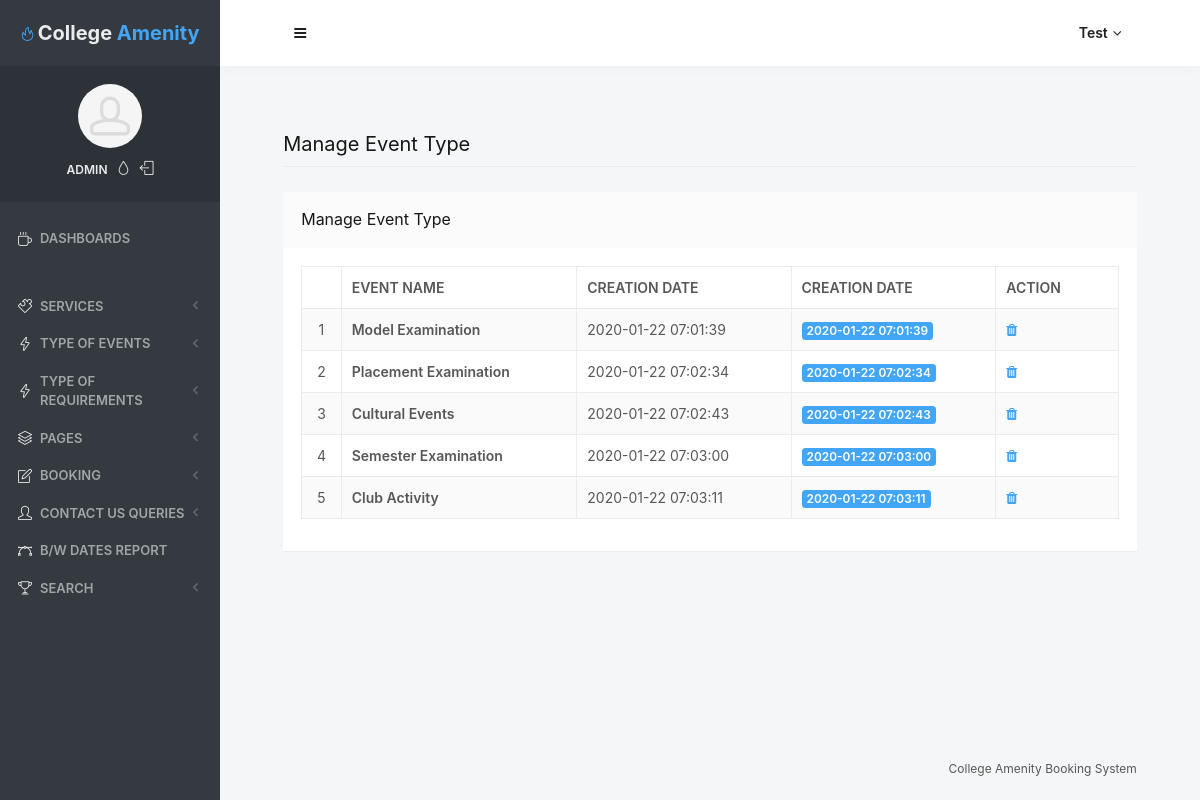
/admin/manage-event-type.php (signed in), run on the app's committed database.
### tables this page shows
CREATE TABLE IF NOT EXISTS `tbleventtype` (
  `ID` int(10) NOT NULL AUTO_INCREMENT,
  `EventType` varchar(200) DEFAULT NULL,
  `CreationDate` timestamp NULL DEFAULT CURRENT_TIMESTAMP,
  PRIMARY KEY (`ID`),
  KEY `EventType` (`EventType`)
);

### admin/manage-event-type.php (the view, shortened to what this page needs)
<?php
include('includes/dbconnection.php');
if (strlen($_SESSION['odmsaid']==0)) {
  header('location:logout.php');
  } else{
  ?>
<!doctype html>
<html lang="en" class="no-focus">
    <head>
        <link rel="stylesheet" href="assets/js/plugins/datatables/dataTables.bootstrap4.min.css">
        <link rel="stylesheet" id="css-main" href="assets/css/codebase.min.css">
    </head>
    <body>
        <div id="page-container" class="sidebar-o sidebar-inverse side-scroll page-header-fixed main-content-narrow">
           <?php include_once('includes/sidebar.php');?>
          <?php include_once('includes/header.php');?>
            <main id="main-container">
                <div class="content">
                    <h2 class="content-heading">Manage Event Type</h2>
                    <div class="block">
                        <div class="block-header block-header-default">
                            <h3 class="block-title">Manage Event Type</h3>
                        </div>
                        <div class="block-content block-content-full">
                            <table class="table table-bordered table-striped table-vcenter js-dataTable-full-pagination">
                                <thead>
                                    <tr>
                                        <th class="text-center"></th>
                                        <th>Event Name</th>
                                        <th>Creation Date</th>
                                        <th class="d-none d-sm-table-cell">Creation Date</th>
                                        <th class="d-none d-sm-table-cell" style="width: 15%;">Action</th>
                                       </tr>
                                </thead>
                                <tbody>
                                    <?php
$sql="SELECT * from tbleventtype";
$query = $dbh -> prepare($sql);
$query->execute();
$results=$query->fetchAll(PDO::FETCH_OBJ);
$cnt=1;
if($query->rowCount() > 0)
{
foreach($results as $row)
{               ?>
                                    <tr>
                                        <td class="text-center"><?php echo htmlentities($cnt);?></td>
                                        <td class="font-w600"><?php  echo htmlentities($row->EventType);?></td>
                                        <td class="d-none d-sm-table-cell"><?php  echo htmlentities($row->CreationDate);?></td>
                                        <td class="d-none d-sm-table-cell">
                                            <span class="badge badge-primary"><?php  echo htmlentities($row->CreationDate);?></span>
                                        </td>
                                         <td class="d-none d-sm-table-cell"><a href="manage-event-type.php?delid=<?php echo ($row->ID);?>" onclick="return confirm('Do you really want to Delete ?');"><i class="fa fa-trash fa-delete" aria-hidden="true"></i></a></td>
                                    </tr>
                                    <?php $cnt=$cnt+1;}} ?>
                                </tbody>
                            </table>
                        </div>
                    </div>
                </div>
            </main>
           <?php include_once('includes/footer.php');?>
        </div>
    </body>
</html>
<?php }  ?>

### admin/includes/sidebar.php (shortened to what this page needs)
     <?php
include('includes/dbconnection.php');
if (strlen($_SESSION['odmsaid']==0)) {
  header('location:logout.php');
  } else{
  ?>
   <nav id="sidebar">
                <div id="sidebar-scroll">
                    <div class="sidebar-content">
                        <div class="content-header content-header-fullrow px-15">
                            <div class="content-header-section text-center align-parent sidebar-mini-hidden">
                                <div class="content-header-item">
                                    <a class="link-effect font-w700" href="dashboard.php">
                                        <i class="si si-fire text-primary"></i>
                                        <span class="font-size-xl text-dual-primary-dark"> College </span><span class="font-size-xl text-primary">Amenity</span>
                                    </a>
                                </div>
                            </div>
                        </div>
                        <div class="content-side content-side-full content-side-user px-10 align-parent">
                            <div class="sidebar-mini-hidden-b text-center">
                                <a class="img-link" href="be_pages_generic_profile.html">
                                    <img class="img-avatar" src="assets/img/avatars/avatar15.jpg" alt="">
                                </a>
                                <ul class="list-inline mt-10">
                                    <?php
$aid=$_SESSION['odmsaid'];
$sql="SELECT UserName from  tbladmin where ID=:aid";
$query = $dbh -> prepare($sql);
$query->bindParam(':aid',$aid,PDO::PARAM_STR);
$query->execute();
$results=$query->fetchAll(PDO::FETCH_OBJ);
$cnt=1;
if($query->rowCount() > 0)
{
foreach($results as $row)
{               ?>
                                    <li class="list-inline-item">
                                        <a class="link-effect text-dual-primary-dark font-size-xs font-w600 text-uppercase" href="admin-profile.php"><?php  echo $row->UserName;?></a>
                                    </li><?php $cnt=$cnt+1;}} ?>
                                    <li class="list-inline-item">
                                        <a class="link-effect text-dual-primary-dark" data-toggle="layout" data-action="sidebar_style_inverse_toggle" href="admin-profile.php">
                                            <i class="si si-drop"></i>
                                        </a>
                                    </li>
                                    <li class="list-inline-item">
                                        <a class="link-effect text-dual-primary-dark" href="logout.php">
                                            <i class="si si-logout"></i>
                                        </a>
                                    </li>
                                </ul>
                            </div>
                        </div>
                        <div class="content-side content-side-full">
                            <ul class="nav-main">
                                <li class="open">
                                    <a href="dashboard.php"><i class="si si-cup"></i><span class="sidebar-mini-hide">Dashboards</span></a>
                                </li>
                                <li class="nav-main-heading"><span class="sidebar-mini-visible">UI</span><span class="sidebar-mini-hidden"></span></li>
                                <li>
                                    <a class="nav-submenu" data-toggle="nav-submenu"><i class="si si-puzzle"></i><span class="sidebar-mini-hide"></span> Services</a>
                                </li>
                                <li>
                                    <a class="nav-submenu" data-toggle="nav-submenu" href="#"><i class="si si-energy"></i><span class="sidebar-mini-hide">Type of Events</span></a>
                                </li>
								<li>
                                    <a class="nav-submenu" data-toggle="nav-submenu" href="#"><i class="si si-energy"></i><span class="sidebar-mini-hide">Type of Requirements</span></a>
                                </li>
                                <li>
                                    <a class="nav-submenu" data-toggle="nav-submenu" href="#"><i class="si si-layers"></i><span class="sidebar-mini-hide">Pages</span></a>
                                </li>
                                <li>
                                    <a class="nav-submenu" data-toggle="nav-submenu" href="#"><i class="si si-note"></i><span class="sidebar-mini-hide">Booking</span></a>
                                </li>
                                <li>
                                    <a class="nav-submenu" data-toggle="nav-submenu" href="#"><i class="si si-user"></i><span class="sidebar-mini-hide">Contact Us Queries</span></a>
                                </li>
                                <li>
                                    <a  href="between-dates-report.php"><i class="si si-vector"></i><span class="sidebar-mini-hide">B/w Dates Report</span></a>
                                </li>
                                <li>
                                    <a class="nav-submenu" data-toggle="nav-submenu" href="#"><i class="si si-trophy"></i><span class="sidebar-mini-hide">Search</span></a>
                                </li>
                            </ul>
                        </div>
                    </div>
                </div>
            </nav>
           <?php }  ?>

### admin/includes/header.php (shortened to what this page needs)
   <?php
include('includes/dbconnection.php');
if (strlen($_SESSION['odmsaid']==0)) {
  header('location:logout.php');
  } else{
  ?>
            <header id="page-header">
                <div class="content-header">
                    <div class="content-header-section">
                        <button type="button" class="btn btn-circle btn-dual-secondary" data-toggle="layout" data-action="sidebar_toggle">
                            <i class="fa fa-navicon"></i>
                        </button>
                    </div>
                    <div class="content-header-section">
                        <div class="btn-group" role="group">
                            <?php
$aid=$_SESSION['odmsaid'];
$sql="SELECT AdminName from  tbladmin where ID=:aid";
$query = $dbh -> prepare($sql);
$query->bindParam(':aid',$aid,PDO::PARAM_STR);
$query->execute();
$results=$query->fetchAll(PDO::FETCH_OBJ);
$cnt=1;
if($query->rowCount() > 0)
{
foreach($results as $row)
{               ?>
                            <button type="button" class="btn btn-rounded btn-dual-secondary" id="page-header-user-dropdown" data-toggle="dropdown" aria-haspopup="true" aria-expanded="false">
                                <?php  echo $row->AdminName;?><i class="fa fa-angle-down ml-5"></i>
                            </button>
                            <?php $cnt=$cnt+1;}} ?>
                        </div>
                    </div>
                </div>
            </header>
            <?php }  ?>

### admin/includes/footer.php (shortened to what this page needs)
<footer id="page-footer" class="opacity-0">
    <div class="content py-20 font-size-xs clearfix">
        <div class="float-right">
           College Amenity Booking System
        </div>
    </div>
</footer>

### data on the page
tbleventtype: EventType "Model Examination", CreationDate "2020-01-22 07:01:39"
tbleventtype: EventType "Placement Examination", CreationDate "2020-01-22 07:02:34"
tbleventtype: EventType "Cultural Events", CreationDate "2020-01-22 07:02:43"
tbleventtype: EventType "Semester Examination", CreationDate "2020-01-22 07:03:00"
tbleventtype: EventType "Club Activity", CreationDate "2020-01-22 07:03:11"

### other printed values
$row->UserName "ADMIN"
$row->AdminName "Test"
